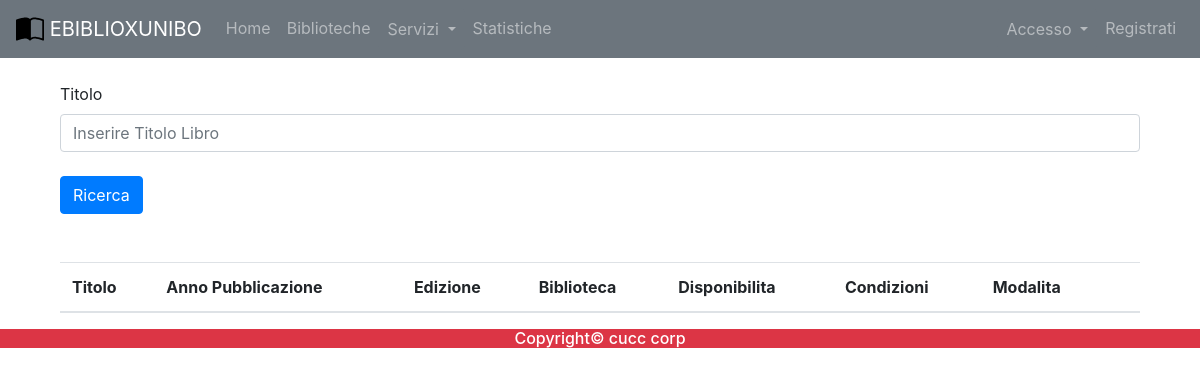
Page /libro.php on the earlier database version.
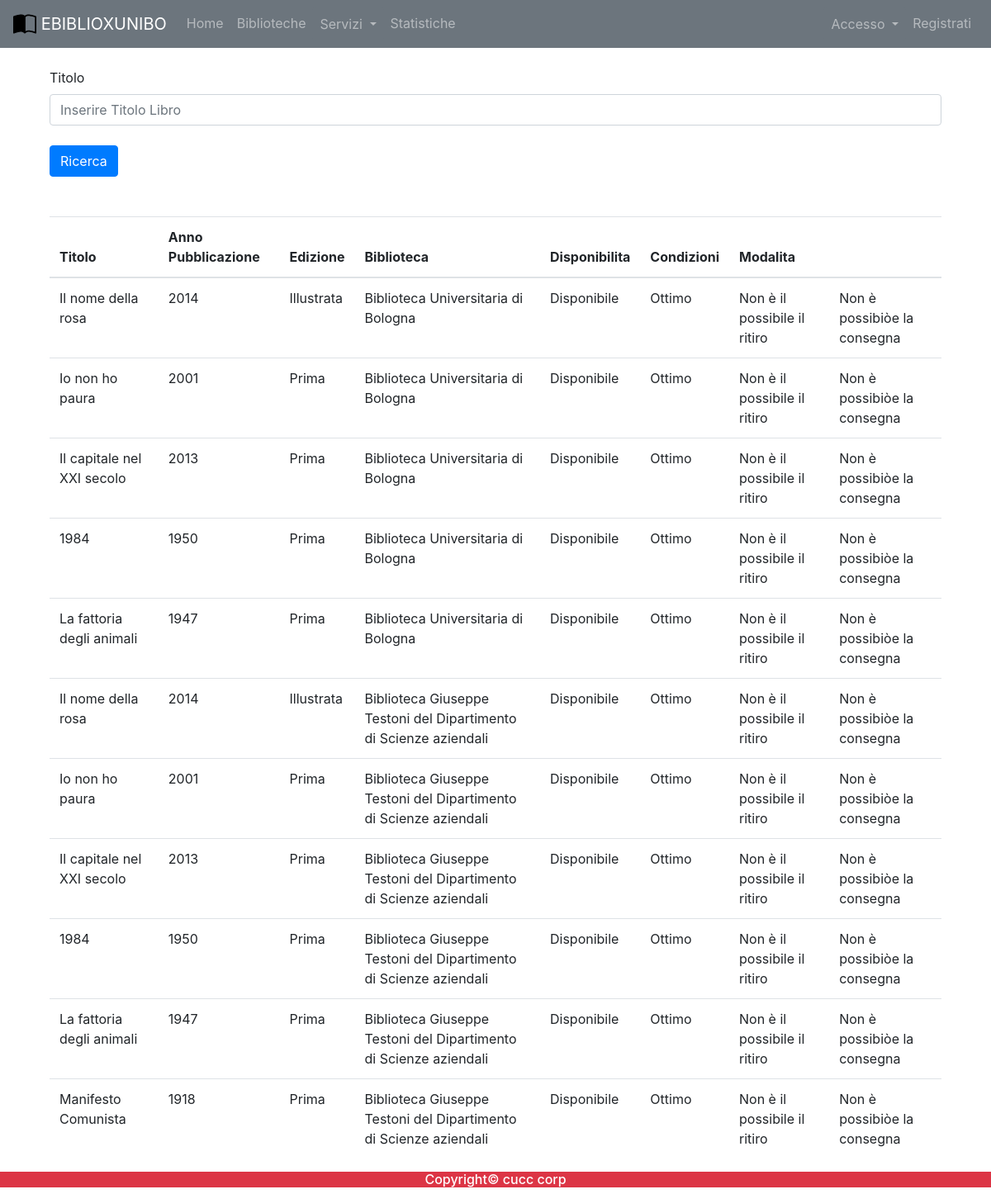
Same page on the later database version.
### tables this page shows
create table CARTACEO(
    Codice int auto_increment primary key,
    Titolo varchar(255),
    Edizione varchar(255),
    Genere varchar(255),
    AnnoPubblicazione int,
    NumeroPagine int,
    StatoConservazione varchar(9) not null,
    StatoPrestito varchar(11) not null,
    Scaffale varchar(255) not null,
    Biblioteca varchar(255) not null,
    constraint valid_stato_conservazione check(StatoConservazione in ("Ottimo","Buono","Non Buono", "Scadente")),
    constraint valid_stato_prestito check(StatoPrestito in ("Disponibile","Prenotato","Consegnato")),
    foreign key (Biblioteca) references BIBLIOTECA(Nome) on delete cascade on update cascade
);

### includes/autoloader.inc.php (called while the page is built, shortened)
<?php
    function myAutoLoader($className){
        $path = "C:\\xampp\\htdocs\\Ebiblio\\controller\\";
        $extension = ".class.php";
        $fullPath = $path.$className.$extension;
    }
?>

### controller/dbh.class.php (called while the page is built)
<?php
    class Dbh {
        private static $dbInstance;
        private $db;
        public static function getInstance() {
            if(is_null(Dbh::$dbInstance)) {
                self::$dbInstance = new Dbh();
            }
            return self::$dbInstance;
        }
        private function __construct() {
            try {
                $this->db = new PDO(
                    'mysql:host=localhost;dbname=ebiblio;charset=utf8',
                    'root',
                    '1590');
                $this->db->setAttribute(PDO::ATTR_ERRMODE, PDO::ERRMODE_EXCEPTION);
                $this->db->setAttribute(PDO::ATTR_EMULATE_PREPARES, true);
            } catch (PDOException $pdo) {
                echo "No database found! Please run the database server to proceed!";
            }
        }
        public function getDb() {
            return $this->db;
        }
    }
?>

### controller/cartaceoController.class.php (called while the page is built, shortened)
<?php
    class CartaceoController{
        public function listUtil(){
            $query=" SELECT * from Cartaceo";
            $stmt = Dbh::getInstance()
            -> getDb()
            -> prepare($query);
            $stmt -> execute();
            return $stmt -> fetchAll(PDO::FETCH_ASSOC);
        }
    }
?>

### libro.php (the view, shortened to what this page needs)
<?php
require_once('/xampp/htdocs/ebiblio/main_partials/menu.php');
$cartaCon = new CartaceoController();
$carta_res = $cartaCon->listUtil();
?>
<div class="container" style="background-color: white;">
    <br>
    <div class="container">
        <form action="" method="POST">
            <div class="form-group">
                <div class="row">
                    <div class="col mb-2">
                        <label for="titoloId">Titolo</label>
                        <input type="text" class="form-control" name="Titolo" id="titoloId" aria-describedby="emailHelp" placeholder="Inserire Titolo Libro">
                    </div>
                </div>
            </div>
            <input type="submit" name="cartaform_submitted" class="btn btn-primary" value="Ricerca"></input>
        </form>
        <table class="table table-hover">
            <thead>
                <tr>
                    <th>Titolo</th>
                    <th>Anno Pubblicazione</th>
                    <th>Edizione</th>
                    <th>Biblioteca</th>
                    <th>Disponibilita</th>
                    <th>Condizioni</th>
                    <th>Modalita</th>
                    <th></th>
                </tr>
            </thead>
            <tbody>
                <?php
                if (isset($_POST['cartaform_submitted'])) {
                    $tit = trim($_POST['Titolo']);
                    if (ctype_space($tit) || $tit == '') {
                        echo "Titolo libro nullo";
                    } else {
                        $carta_like = $cartaCon->getLikeLibroUtil($tit);
                        if (count($carta_like) <= 0) {
                            echo "Nessun risultato corrispondente";
                        }
                        for ($i = 0; $i < count($carta_like); $i++) {
                            echo '<tr>';
                            echo '<td>' . $carta_like[$i]['Titolo'] . '</td>';
                            echo '<td>' . $carta_like[$i]['AnnoPubblicazione'] . '</td>';
                            echo '<td>'  . $carta_like[$i]['Edizione'] . '</td>';
                            echo '<td>'  . $carta_like[$i]['Biblioteca'] . '</td>';
                            echo '<td>'  . $carta_like[$i]['StatoPrestito'] . '</td>';
                            echo '<td>'  . $carta_like[$i]['StatoConservazione'] . '</td>';
                            if($carta_like[$i]['StatoPrestito'] !== "Disponibile" || $carta_like[$i]['StatoConservazione'] !== "Scadente"){
                                echo '<td>Non è il possibile il ritiro</td>';
                                echo '<td>Non è possibiòe la consegna</td>';
                            }
                            else{
                                echo '<td><a class="btn btn-info" role="button" href="http://localhost/ebiblio/libro_prenot/ritiroLibro.php?codLibro='.$carta_like[$i]['Codice'].'&ritiroLibro=true&Titolo='.$carta_like[$i]['Titolo'].'&nomeBiblio='.$carta_like[$i]['Biblioteca'].'"'.'>Ritiro in biblioteca</a></td>';
                                echo '<td><a class="btn btn-info" role="button" href="http://localhost/ebiblio/libro_prenot/consegnaLibro.php?codLibro='.$carta_like[$i]['Codice'].'&consegnaLibro=true&Titolo='.$carta_like[$i]['Titolo'].'&nomeBiblio='.$carta_like[$i]['Biblioteca'].'">Consegna</a></td>';
                            }
                            echo '</tr>';
                        }
                    }
                } else {
                    for ($i = 0; $i < count($carta_res); $i++) {
                        echo '<tr>';
                        echo '<td>' . $carta_res[$i]['Titolo'] . '</td>';
                        echo '<td>' . $carta_res[$i]['AnnoPubblicazione'] . '</td>';
                        echo '<td>'  . $carta_res[$i]['Edizione'] . '</td>';
                        echo '<td>'  . $carta_res[$i]['Biblioteca'] . '</td>';
                        echo '<td>'  . $carta_res[$i]['StatoPrestito'] . '</td>';
                        echo '<td>'  . $carta_res[$i]['StatoConservazione'] . '</td>';
                        if($carta_res[$i]['StatoPrestito'] !== "Disponibile" || $carta_res[$i]['StatoConservazione'] !== "Scadente"){
                            echo '<td>Non è il possibile il ritiro</td>';
                            echo '<td>Non è possibiòe la consegna</td>';
                        }
                        echo '</tr>';
                    }
                }
                ?>
            </tbody>
        </table>
    </div>
</div>
<?php
require_once('/xampp/htdocs/ebiblio/main_partials/footer.php');
?>

### main_partials/menu.php (shortened to what this page needs)
<?php
require_once('/xampp/htdocs/Ebiblio/includes/autoloader.inc.php');
?>
<!DOCTYPE html>
<html lang="en">
<head>
    <link rel="stylesheet" href="https://stackpath.bootstrapcdn.com/bootstrap/4.3.1/css/bootstrap.min.css">
    <link rel="stylesheet" href="https://maxcdn.bootstrapcdn.com/bootstrap/4.5.2/css/bootstrap.min.css">
    <link rel="stylesheet" href="https://unpkg.com/leaflet@1.7.1/dist/leaflet.css" />
    <link rel="stylesheet" href="http://code.jquery.com/ui/1.11.4/themes/smoothness/jquery-ui.css">
    <link rel="stylesheet" href="https://unpkg.com/leaflet@1.7.1/dist/leaflet.css" />
</head>
<body>
    <nav class="navbar navbar-expand-md navbar-dark bg-secondary">
        <a href="/ebiblio" class="navbar-brand">
            <img src="http:\ebiblio\images\book-half.svg" height="28">
            EBIBLIOXUNIBO
        </a>
        <div class="collapse navbar-collapse" id="navbarCollapse">
            <div class="navbar-nav">
                <a href="/ebiblio" class="nav-item nav-link">Home</a>
                <a href="/ebiblio/biblioteche.php" class="nav-item nav-link">Biblioteche</a>
                <div class="dropdown">
                    <button class="btn btn-secondary dropdown-toggle nav-item nav-link" type="button" id="dropdownMenuButton" data-toggle="dropdown" aria-haspopup="true" aria-expanded="false">
                        Servizi
                    </button>
                </div>
                <a href="#" class="nav-item nav-link">Statistiche</a>
            </div>
            <div class="navbar-nav ml-auto">
            <?php
            if(isset($_SESSION["email"])){
               echo"<a href='/ebiblio/logout.php' class='nav-item nav-link'>Logout</a></li>";
            }else{
               echo "<div class='dropdown'>
               <button class='btn btn-secondary dropdown-toggle nav-item nav-link' type='button' id='dropdownMenuButton' data-toggle='dropdown' aria-haspopup='true' aria-expanded='false'>
                   Accesso
               </button>
               <div class='dropdown-menu' aria-labelledby='dropdownMenuButton'>
                   <a class='dropdown-item' href='/ebiblio/accesso/acc_volo.php'>Volontario</a>
                   <a class='dropdown-item' href='/ebiblio/accesso/acc_amm.php'>Amministratore</a>
                   <a class='dropdown-item' href='/ebiblio/accesso/acc_utiliz.php'>Utilizzatore</a>
               </div>
           </div>";
               echo"<a href='/ebiblio/registrazione.php' class='nav-item nav-link'>Registrati</a>";
            }
            ?>
            </div>
        </div>
    </nav>

### main_partials/footer.php
<div class="container-fluid bg-danger text-white text-center">
        <h6>Copyright© cucc corp</h6>
</div>
</body>
</html>

Differences in the rows shown:
added cartaceo: Titolo "Il nome della rosa", AnnoPubblicazione "2014", Edizione "Illustrata", Biblioteca "Biblioteca Universitaria di Bologna", StatoPrestito "Disponibile", StatoConservazione "Ottimo", shows "Non è il possibile il ritiro"
added cartaceo: Titolo "Io non ho paura", AnnoPubblicazione "2001", Edizione "Prima", Biblioteca "Biblioteca Universitaria di Bologna", StatoPrestito "Disponibile", StatoConservazione "Ottimo", shows "Non è il possibile il ritiro"
added cartaceo: Titolo "Il capitale nel XXI secolo", AnnoPubblicazione "2013", Edizione "Prima", Biblioteca "Biblioteca Universitaria di Bologna", StatoPrestito "Disponibile", StatoConservazione "Ottimo", shows "Non è il possibile il ritiro"
added cartaceo: Titolo "1984", AnnoPubblicazione "1950", Edizione "Prima", Biblioteca "Biblioteca Universitaria di Bologna", StatoPrestito "Disponibile", StatoConservazione "Ottimo", shows "Non è il possibile il ritiro"
added cartaceo: Titolo "La fattoria degli animali", AnnoPubblicazione "1947", Edizione "Prima", Biblioteca "Biblioteca Universitaria di Bologna", StatoPrestito "Disponibile", StatoConservazione "Ottimo", shows "Non è il possibile il ritiro"
added cartaceo: Titolo "Il nome della rosa", AnnoPubblicazione "2014", Edizione "Illustrata", Biblioteca "Biblioteca Giuseppe Testoni del Dipartimento di Scienze aziendali", StatoPrestito "Disponibile", StatoConservazione "Ottimo", shows "Non è il possibile il ritiro"
added cartaceo: Titolo "Io non ho paura", AnnoPubblicazione "2001", Edizione "Prima", Biblioteca "Biblioteca Giuseppe Testoni del Dipartimento di Scienze aziendali", StatoPrestito "Disponibile", StatoConservazione "Ottimo", shows "Non è il possibile il ritiro"
added cartaceo: Titolo "Il capitale nel XXI secolo", AnnoPubblicazione "2013", Edizione "Prima", Biblioteca "Biblioteca Giuseppe Testoni del Dipartimento di Scienze aziendali", StatoPrestito "Disponibile", StatoConservazione "Ottimo", shows "Non è il possibile il ritiro"
added cartaceo: Titolo "1984", AnnoPubblicazione "1950", Edizione "Prima", Biblioteca "Biblioteca Giuseppe Testoni del Dipartimento di Scienze aziendali", StatoPrestito "Disponibile", StatoConservazione "Ottimo", shows "Non è il possibile il ritiro"
added cartaceo: Titolo "La fattoria degli animali", AnnoPubblicazione "1947", Edizione "Prima", Biblioteca "Biblioteca Giuseppe Testoni del Dipartimento di Scienze aziendali", StatoPrestito "Disponibile", StatoConservazione "Ottimo", shows "Non è il possibile il ritiro"
added cartaceo: Titolo "Manifesto Comunista", AnnoPubblicazione "1918", Edizione "Prima", Biblioteca "Biblioteca Giuseppe Testoni del Dipartimento di Scienze aziendali", StatoPrestito "Disponibile", StatoConservazione "Ottimo", shows "Non è il possibile il ritiro"
